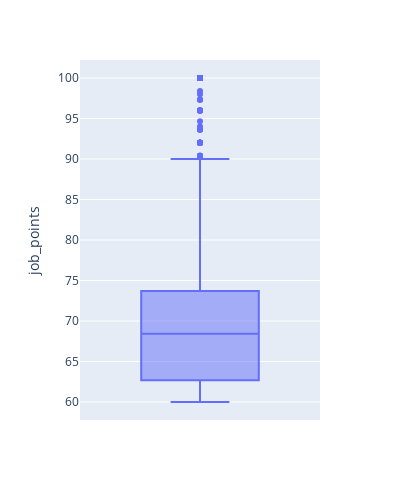

The notebook cell saved with this chart:
### Code cell
# job_points의 4분위수 확인
# count    10255.000000
# mean        69.010660
# std          7.018413
# min         60.000000
# 25%         62.670000
# 50%         68.440000
# 75%         73.710000
# max        100.000000
fig = px.box(data['job_points'], y = 'job_points',width=400, height=500)
fig.show()

### Figure 1 — Plotly figure (JSON) as saved in the notebook; plotly's stock layout.template omitted (floating-point values rounded to 4 significant figures; data arrays with more than 128 entries replaced by an {"elided": "..."} marker saying what was removed)
{"data": [{"alignmentgroup": "True", "hovertemplate": "job_points=%{y}<extra></extra>", "legendgroup": "", "marker": {"color": "#636efa"}, "name": "", "notched": false, "offsetgroup": "", "orientation": "v", "showlegend": false, "type": "box", "x0": " ", "xaxis": "x", "y": {"elided": "10255 float values"}, "y0": " ", "yaxis": "y"}], "layout": {"boxmode": "group", "height": 500, "legend": {"tracegroupgap": 0}, "margin": {"t": 60}, "width": 400, "xaxis": {"anchor": "y", "domain": [0, 1]}, "yaxis": {"anchor": "x", "domain": [0, 1], "title": {"text": "job_points"}}}}
